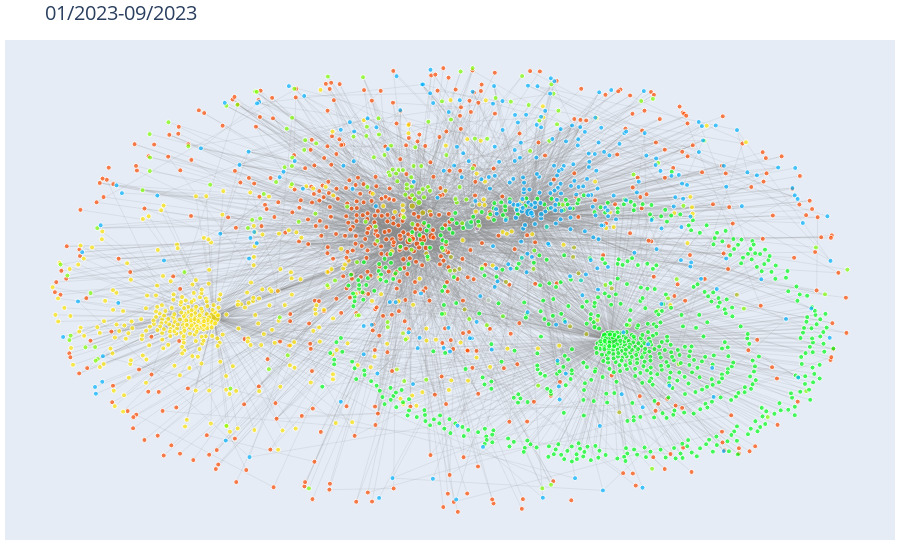

Notebook code for this chart:
### Code cell
ecosystem_g_figure

### Figure 1 — Plotly figure (JSON) as saved in the notebook; plotly's stock layout.template omitted (floating-point values rounded to 4 significant figures; data arrays with more than 128 entries replaced by an {"elided": "..."} marker saying what was removed)
{"data": [{"hoverinfo": "none", "line": {"color": "#888", "width": 0.15}, "mode": "lines", "type": "scatter", "x": {"elided": "13914 float values"}, "y": {"elided": "13914 float values"}}, {"hoverinfo": "text", "marker": {"color": {"elided": "2120 str values"}, "size": {"elided": "2120 float values"}}, "mode": "markers", "text": {"elided": "2120 str values"}, "type": "scatter", "x": {"elided": "2120 float values"}, "y": {"elided": "2120 float values"}}], "layout": {"hovermode": "closest", "margin": {"b": 20, "l": 5, "r": 5, "t": 40}, "showlegend": false, "title": {"font": {"size": 20}, "text": "01/2023-09/2023"}, "xaxis": {"showgrid": false, "showticklabels": false, "zeroline": false}, "yaxis": {"showgrid": false, "showticklabels": false, "zeroline": false}}}
